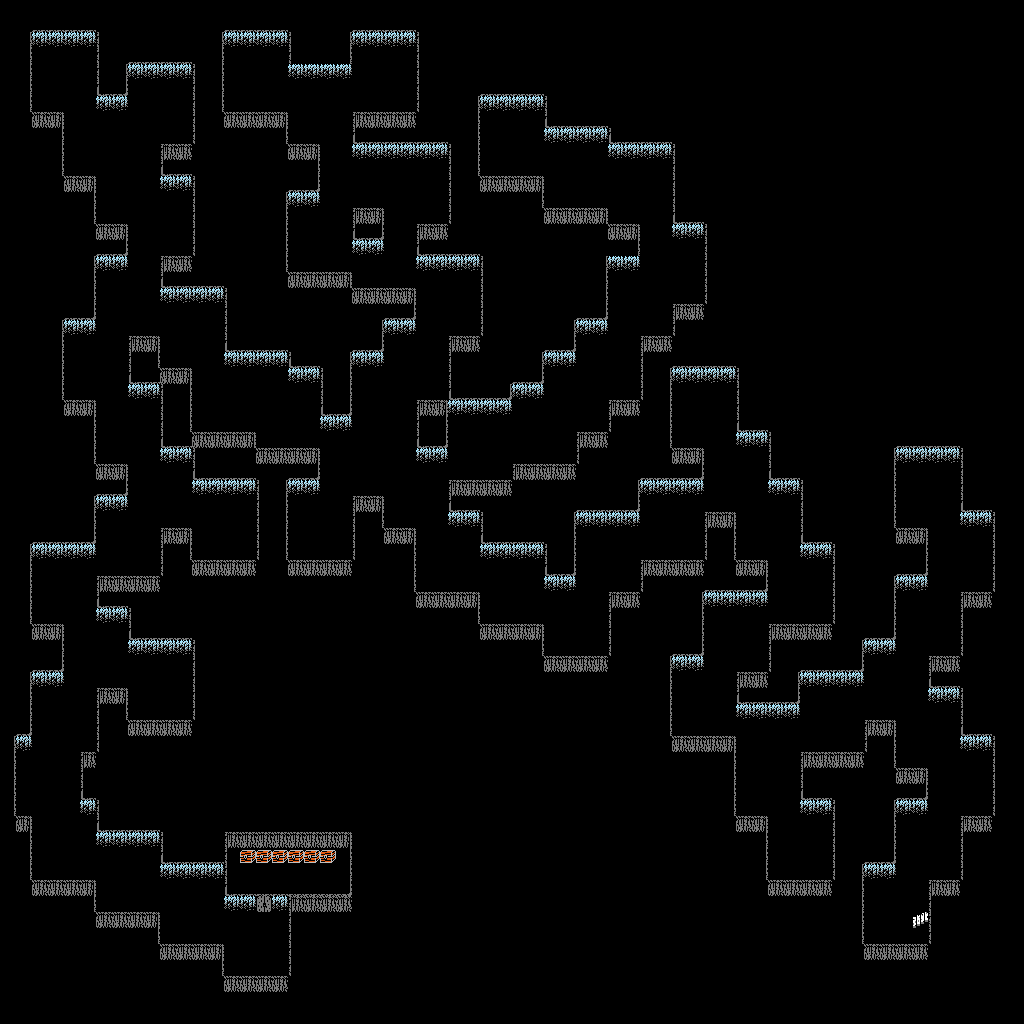

Tiled map render using the project's own tile images. Description and the map definition, with tile-layer contents summarised, below:
An orthogonal 64x64 tile map with 16x16 px tiles, 1 tile layer (Tile Layer 1).

<map version="1.4" tiledversion="1.4.1" orientation="orthogonal" renderorder="right-down" width="64" height="64" tilewidth="16" tileheight="16" infinite="0" nextlayerid="2" nextobjectid="1">
 <tileset firstgid="1" source="Tilesets/Cave.tsx" />
 <layer id="1" name="Tile Layer 1" width="64" height="64">
  <data>[4096 cells, 4096 non-empty, 21 distinct tile ids]</data>
 </layer>
</map>
